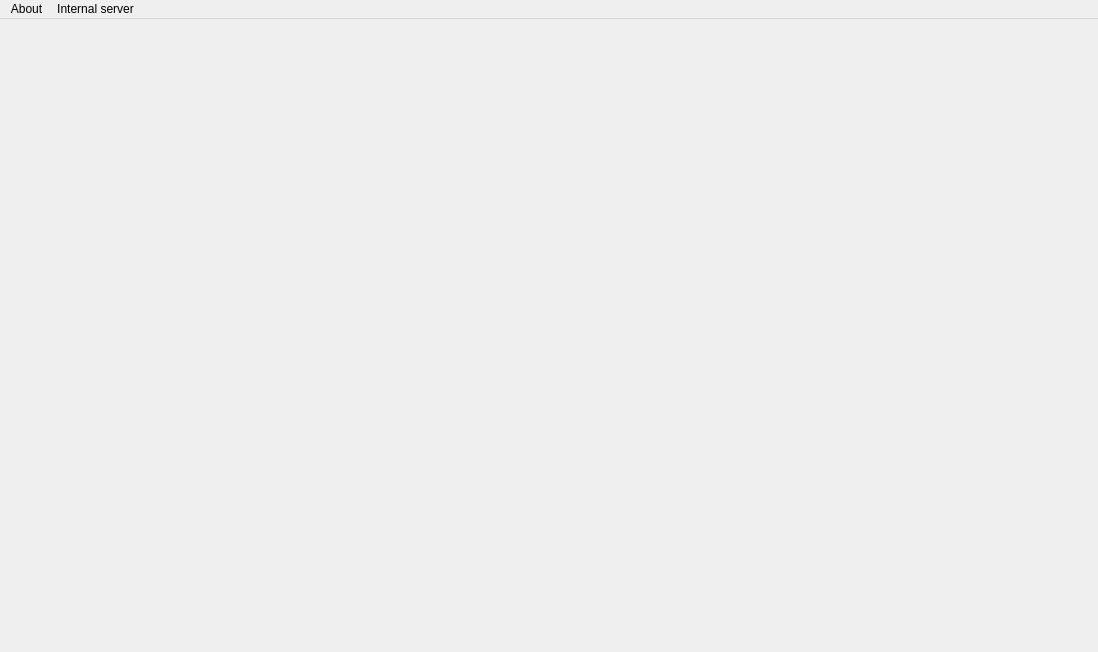
<?xml version="1.0" encoding="UTF-8"?>
<ui version="4.0">
 <class>MainWindow</class>
 <widget class="QMainWindow" name="MainWindow">
  <property name="windowModality">
   <enum>Qt::NonModal</enum>
  </property>
  <property name="geometry">
   <rect>
    <x>0</x>
    <y>0</y>
    <width>1098</width>
    <height>652</height>
   </rect>
  </property>
  <property name="windowTitle">
   <string>Dreamveil</string>
  </property>
  <property name="statusTip">
   <string>Among us funny moment</string>
  </property>
  <widget class="QWidget" name="centralwidget"/>
  <widget class="QMenuBar" name="menubar">
   <property name="geometry">
    <rect>
     <x>0</x>
     <y>0</y>
     <width>1098</width>
     <height>21</height>
    </rect>
   </property>
   <widget class="QMenu" name="menuAbout">
    <property name="title">
     <string>About</string>
    </property>
    <addaction name="actionDreamveil"/>
   </widget>
   <widget class="QMenu" name="menuInternal_server">
    <property name="title">
     <string>Internal server</string>
    </property>
    <addaction name="actionStart_server"/>
    <addaction name="actionStop_server"/>
    <addaction name="actionConnect_to_node_manually"/>
   </widget>
   <addaction name="menuAbout"/>
   <addaction name="menuInternal_server"/>
  </widget>
  <action name="actionStart_server">
   <property name="text">
    <string>Start server</string>
   </property>
  </action>
  <action name="actionStop_server">
   <property name="text">
    <string>Stop server</string>
   </property>
  </action>
  <action name="actionConnect_to_node_manually">
   <property name="text">
    <string>Connect to node manually</string>
   </property>
  </action>
  <action name="actionDreamveil">
   <property name="text">
    <string>Dreamveil</string>
   </property>
  </action>
 </widget>
 <resources/>
 <connections/>
</ui>
